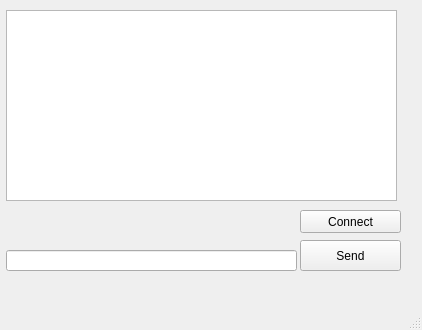
<?xml version="1.0" encoding="UTF-8"?>
<ui version="4.0">
 <class>Client</class>
 <widget class="QMainWindow" name="Client">
  <property name="geometry">
   <rect>
    <x>0</x>
    <y>0</y>
    <width>422</width>
    <height>330</height>
   </rect>
  </property>
  <property name="windowTitle">
   <string>MainWindow</string>
  </property>
  <widget class="QWidget" name="centralwidget">
   <widget class="QTextEdit" name="recordTextEdit">
    <property name="geometry">
     <rect>
      <x>6</x>
      <y>10</y>
      <width>391</width>
      <height>191</height>
     </rect>
    </property>
   </widget>
   <widget class="QPushButton" name="sendBtn">
    <property name="geometry">
     <rect>
      <x>300</x>
      <y>240</y>
      <width>101</width>
      <height>31</height>
     </rect>
    </property>
    <property name="text">
     <string>Send</string>
    </property>
   </widget>
   <widget class="QLineEdit" name="msgLineEdit">
    <property name="geometry">
     <rect>
      <x>6</x>
      <y>250</y>
      <width>291</width>
      <height>21</height>
     </rect>
    </property>
   </widget>
   <widget class="QPushButton" name="connectBtn">
    <property name="geometry">
     <rect>
      <x>300</x>
      <y>210</y>
      <width>101</width>
      <height>23</height>
     </rect>
    </property>
    <property name="text">
     <string>Connect</string>
    </property>
   </widget>
  </widget>
  <widget class="QMenuBar" name="menubar">
   <property name="geometry">
    <rect>
     <x>0</x>
     <y>0</y>
     <width>422</width>
     <height>21</height>
    </rect>
   </property>
  </widget>
  <widget class="QStatusBar" name="statusbar"/>
 </widget>
 <resources/>
 <connections/>
</ui>
